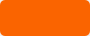
<?xml version="1.0" encoding="UTF-8"?>
<ui version="4.0">
 <class>project_edit_group_itemClass</class>
 <widget class="QWidget" name="project_edit_group_itemClass">
  <property name="geometry">
   <rect>
    <x>0</x>
    <y>0</y>
    <width>90</width>
    <height>36</height>
   </rect>
  </property>
  <property name="windowTitle">
   <string>project_edit_group_item</string>
  </property>
  <widget class="QPushButton" name="pushButton_HPGroup">
   <property name="geometry">
    <rect>
     <x>0</x>
     <y>0</y>
     <width>90</width>
     <height>36</height>
    </rect>
   </property>
   <property name="styleSheet">
    <string notr="true">color: rgb(250, 255, 255);
background-color: rgb(250, 100, 0);
border-radius:5px;
border: 0px;</string>
   </property>
   <property name="text">
    <string/>
   </property>
  </widget>
 </widget>
 <layoutdefault spacing="6" margin="11"/>
 <resources/>
 <connections/>
</ui>
